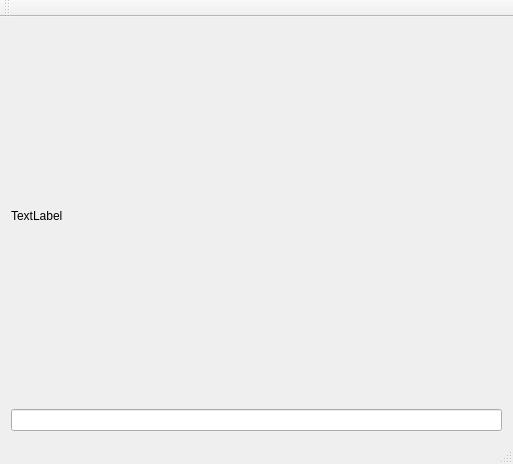
<?xml version="1.0" encoding="UTF-8"?>
<ui version="4.0">
 <class>ScrollZoomWidgetClass</class>
 <widget class="QMainWindow" name="ScrollZoomWidgetClass">
  <property name="geometry">
   <rect>
    <x>0</x>
    <y>0</y>
    <width>513</width>
    <height>464</height>
   </rect>
  </property>
  <property name="windowTitle">
   <string>ScrollZoomWidget</string>
  </property>
  <widget class="QWidget" name="centralWidget">
   <layout class="QGridLayout" name="gridLayout">
    <item row="0" column="0">
     <widget class="ScrollScale" name="label">
      <property name="text">
       <string>TextLabel</string>
      </property>
     </widget>
    </item>
    <item row="1" column="0">
     <widget class="QLineEdit" name="lineEdit"/>
    </item>
   </layout>
  </widget>
  <widget class="QMenuBar" name="menuBar">
   <property name="geometry">
    <rect>
     <x>0</x>
     <y>0</y>
     <width>513</width>
     <height>23</height>
    </rect>
   </property>
  </widget>
  <widget class="QToolBar" name="mainToolBar">
   <attribute name="toolBarArea">
    <enum>TopToolBarArea</enum>
   </attribute>
   <attribute name="toolBarBreak">
    <bool>false</bool>
   </attribute>
  </widget>
  <widget class="QStatusBar" name="statusBar"/>
 </widget>
 <layoutdefault spacing="6" margin="11"/>
 <customwidgets>
  <customwidget>
   <class>ScrollScale</class>
   <extends>QLabel</extends>
   <header>ScrollScale.h</header>
  </customwidget>
 </customwidgets>
 <resources>
 </resources>
 <connections/>
</ui>
